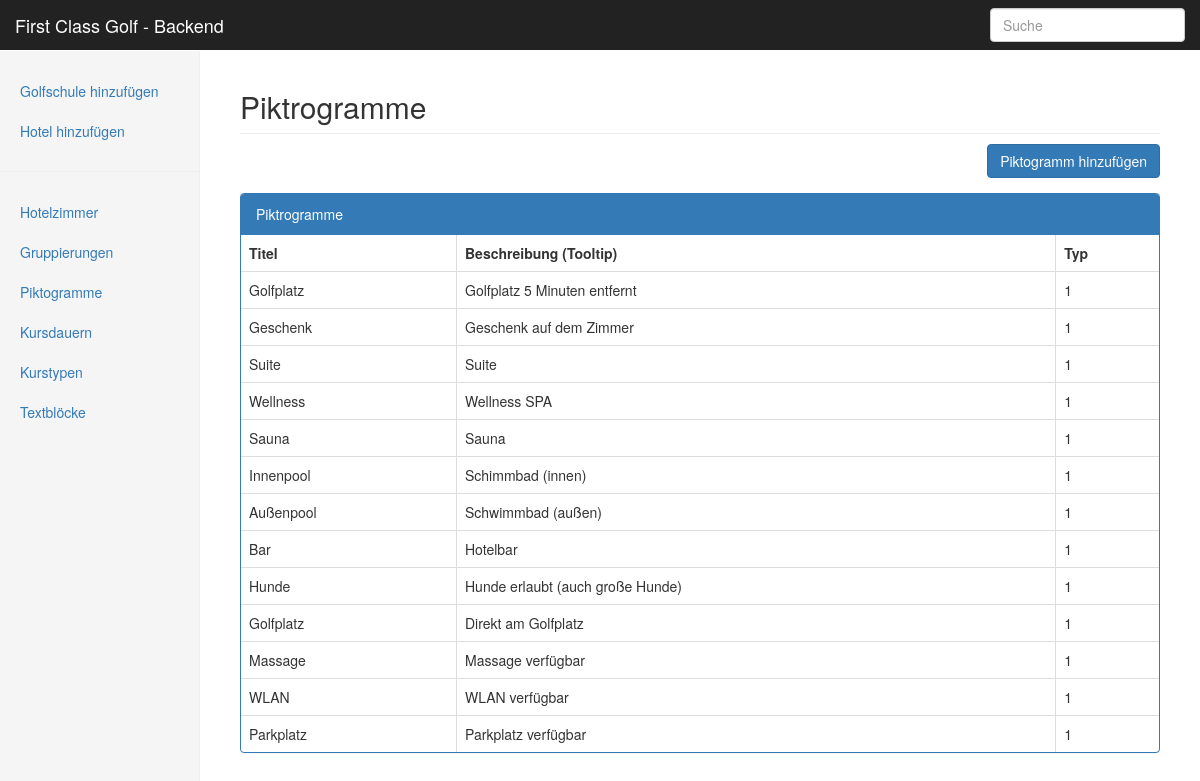
The page /pictograms-list.php on the database its author committed.
### tables this page shows
CREATE TABLE IF NOT EXISTS `pictograms` (
  `id` int(8) NOT NULL,
  `type` int(1) DEFAULT NULL,
  `alt` varchar(100) DEFAULT NULL,
  `caption` longtext
);

### classes/pictograms-list-class.php (called while the page is built, shortened)
<?php
require_once "dbconnection-class.php";
class pictogramsService{
    public function listPictogram($start, $limit){
        global $mysqli;
        if (!$sql           = $mysqli->real_query("SELECT id, alt, caption, type FROM pictograms ORDER BY id DESC LIMIT $start, $limit"))
        {
            echo "CALL failed: (" . $mysqli->errno . ") " . $mysqli->error;
        }
        return $sql;
    }
}
?>

### pictograms-list.php (the view, shortened to what this page needs)
<?php
include "includes/header.php";
require_once "classes/pictograms-list-class.php";
$service                              = new pictogramsService();
?>
    <div class="container-fluid">
        <div class="row">
            <?php require_once 'includes/sidebar.php';
            ?>
            <div class="col-sm-9 col-sm-offset-3 col-md-10 col-md-offset-2 main">
                <h2 class="sub-header">Piktrogramme</h2>
                <div class="form-group text-right">
                    <button type="button" class="btn btn-primary" data-toggle="modal" data-target="#myModal">Piktogramm hinzufügen</button>
                </div>
                <div class="panel panel-primary">
                    <div class="panel-heading">Piktrogramme</div>
                    <div class="table-responsive">
                        <table class="table table-hover table-bordered">
                            <thead>
                            <tr>
                                <th>Titel</th>
                                <th>Beschreibung (Tooltip)</th>
                                <th>Typ</th>
                            </tr>
                            </thead>
                            <tbody>
                            <?php
                            $limit                             = 15;
                            if(isset($_GET['page'])) {
                                $page   = $_GET['page'];
                                $start  = ($page - 1) * $limit;
                            } else {
                                $start = 0;
                            }
                            $viewPictogramsDetails     = $service->listPictogram($start, $limit);
                            if($viewPictogramsDetails)
                            {
                                $view_pictograms_result  = $mysqli->use_result();
                                while($view_pictograms_array = $view_pictograms_result->fetch_array())
                                {
                                    ?>
                                    <tr>
                                        <td class="edit_td" id="<?php echo $view_pictograms_array['id']; ?>">
                                            <span data-toggle="tooltip" data-placement="top" title="Click here for edit <?php echo $view_pictograms_array['caption']; ?>" id="second_<?php echo $view_pictograms_array['id']; ?>" class="text" ><?php echo $view_pictograms_array['caption']; ?></span>
                                        </td>
                                        <td class="edit_td" id="<?php echo $view_pictograms_array['id']; ?>">
                                            <span data-toggle="tooltip" data-placement="top" title="Click here for edit <?php echo $view_pictograms_array['alt']; ?>" id="first_<?php echo $view_pictograms_array['id']; ?>" class="text" ><?php echo $view_pictograms_array['alt']; ?></span>
                                        </td>
                                        <td class="edit_td" id="<?php echo $view_pictograms_array['id']; ?>">
                                            <span data-toggle="tooltip" data-placement="top" title="Click here for edit <?php echo $view_pictograms_array['type']; ?>" id="third_<?php echo $view_pictograms_array['id']; ?>" class="text" ><?php echo $view_pictograms_array['type']; ?></span>
                                        </td>
                                    </tr>
                                    <?php
                                }
                            }
                            ?>
                            </tbody>
                        </table>
                    </div>
                </div>
            </div>
        </div>
    </div>
<?php include "includes/footer.php"; ?>

### css/dashboard.css (style rules this page uses)
body { padding-top: 50px; }
.sub-header { padding-bottom: 10px; border-bottom: 1px solid #eee; }
.main { padding: 20px; }
@media (min-width: 768px) { .main { padding-right: 40px; padding-left: 40px; } }

### rows shown on the page
pictograms: caption "Golfplatz", alt "Golfplatz 5 Minuten entfernt", type "1"
pictograms: caption "Geschenk", alt "Geschenk auf dem Zimmer", type "1"
pictograms: caption "Suite", alt "Suite", type "1"
pictograms: caption "Wellness", alt "Wellness SPA", type "1"
pictograms: caption "Sauna", alt "Sauna", type "1"
pictograms: caption "Innenpool", alt "Schimmbad (innen)", type "1"
pictograms: caption "Außenpool", alt "Schwimmbad (außen)", type "1"
pictograms: caption "Bar", alt "Hotelbar", type "1"
pictograms: caption "Hunde", alt "Hunde erlaubt (auch große Hunde)", type "1"
pictograms: caption "Golfplatz", alt "Direkt am Golfplatz", type "1"
pictograms: caption "Massage", alt "Massage verfügbar", type "1"
pictograms: caption "WLAN", alt "WLAN verfügbar", type "1"
pictograms: caption "Parkplatz", alt "Parkplatz verfügbar", type "1"
